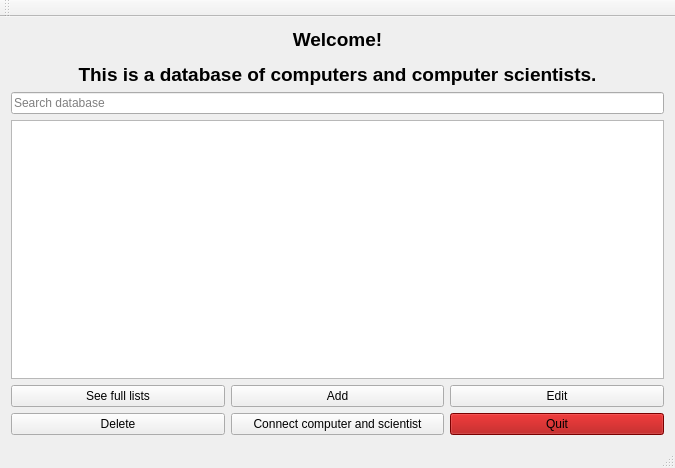
<?xml version="1.0" encoding="UTF-8"?>
<ui version="4.0">
 <class>MainWindow</class>
 <widget class="QMainWindow" name="MainWindow">
  <property name="geometry">
   <rect>
    <x>0</x>
    <y>0</y>
    <width>675</width>
    <height>468</height>
   </rect>
  </property>
  <property name="windowTitle">
   <string>Computer Science database</string>
  </property>
  <property name="windowIcon">
   <iconset resource="resources.qrc">
    <normaloff>:/icons/Images/computerIcon.png</normaloff>:/icons/Images/computerIcon.png</iconset>
  </property>
  <widget class="QWidget" name="centralWidget">
   <layout class="QGridLayout" name="gridLayout">
    <item row="1" column="0" colspan="3">
     <widget class="QLineEdit" name="input_frontPageSearch">
      <property name="placeholderText">
       <string>Search database</string>
      </property>
     </widget>
    </item>
    <item row="2" column="0" colspan="3">
     <widget class="QListWidget" name="list_frontPageSearchResult"/>
    </item>
    <item row="3" column="0">
     <widget class="QPushButton" name="button_frontSeeFullLists">
      <property name="text">
       <string>See full lists</string>
      </property>
     </widget>
    </item>
    <item row="3" column="1">
     <widget class="QPushButton" name="button_frontAdd">
      <property name="text">
       <string>Add</string>
      </property>
     </widget>
    </item>
    <item row="0" column="0" colspan="3">
     <widget class="QLabel" name="label">
      <property name="text">
       <string>&lt;html&gt;&lt;head/&gt;&lt;body&gt;&lt;p align=&quot;center&quot;&gt;&lt;span style=&quot; font-size:14pt; font-weight:600;&quot;&gt;Welcome!&lt;/span&gt;&lt;/p&gt;&lt;p align=&quot;center&quot;&gt;&lt;span style=&quot; font-size:14pt; font-weight:600;&quot;&gt;This is a database of computers and computer scientists.&lt;/span&gt;&lt;/p&gt;&lt;/body&gt;&lt;/html&gt;</string>
      </property>
     </widget>
    </item>
    <item row="3" column="2">
     <widget class="QPushButton" name="button_frontEdit">
      <property name="text">
       <string>Edit</string>
      </property>
     </widget>
    </item>
    <item row="4" column="0">
     <widget class="QPushButton" name="button_frontDelete">
      <property name="text">
       <string>Delete</string>
      </property>
     </widget>
    </item>
    <item row="4" column="1">
     <widget class="QPushButton" name="button_frontConnect">
      <property name="text">
       <string>Connect computer and scientist</string>
      </property>
     </widget>
    </item>
    <item row="4" column="2">
     <widget class="QPushButton" name="button_frontQuit">
      <property name="styleSheet">
       <string notr="true">background-color: rgb(170, 0, 0);
selection-color: rgb(170, 0, 0);
color: rgb(170, 0, 0);
color: rgb(0, 0, 0);</string>
      </property>
      <property name="text">
       <string>Quit</string>
      </property>
     </widget>
    </item>
   </layout>
  </widget>
  <widget class="QToolBar" name="mainToolBar">
   <attribute name="toolBarArea">
    <enum>TopToolBarArea</enum>
   </attribute>
   <attribute name="toolBarBreak">
    <bool>false</bool>
   </attribute>
  </widget>
  <widget class="QStatusBar" name="statusBar"/>
 </widget>
 <layoutdefault spacing="6" margin="11"/>
 <resources>
  <include location="resources.qrc"/>
 </resources>
 <connections/>
</ui>
